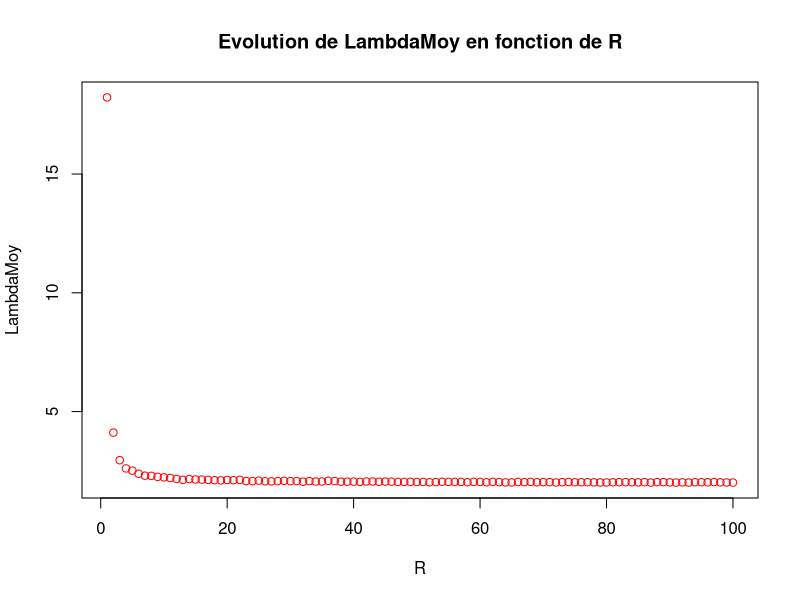
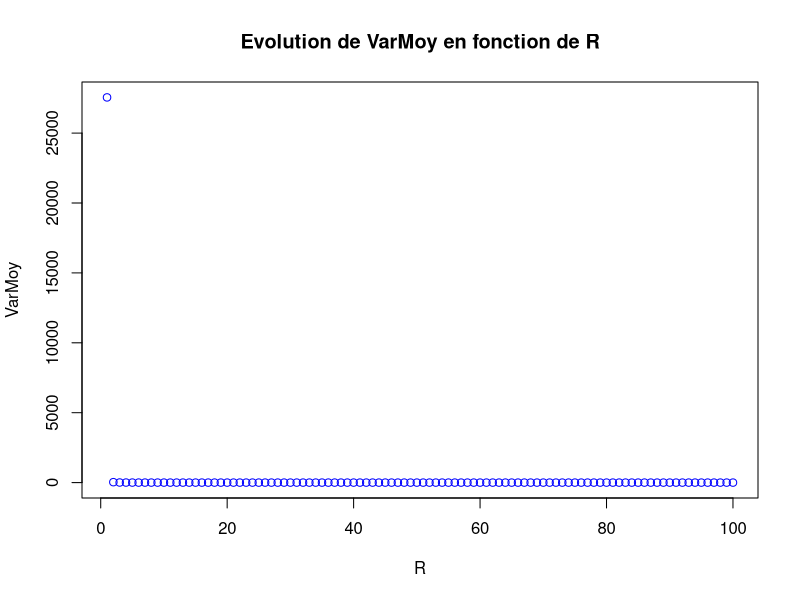

R code for these plots, in order:
##Loi exponentielle avec des données censurées
rm(list=ls())

lambda = 2
TailleEch = 100
NbIt = 1000

LambdaSimu = c(1:1000)
LambdaSimuMoy = c(1:100)
VarMoy = c(1:100)
##Nombre de données observées (non censurées)

for ( R in 1:TailleEch) {


for ( j in 1:NbIt) {
  ##Simulation de la loi
  exp = rexp(TailleEch,lambda)
  expOrd = exp[order(exp)]
  ##Estimation du paramètre lambda
  Sum = 0 
  LambdaSimu[j] = R/(sum(expOrd[1:R]) + (TailleEch-R)*expOrd[R])
}

LambdaSimuMoy[R] = mean(LambdaSimu)
VarMoy[R]= mean(LambdaSimu^2)-LambdaSimuMoy[R]^2

}

plot(c(1:TailleEch),LambdaSimuMoy,xlab="R",ylab="LambdaMoy",col="red")
title("Evolution de LambdaMoy en fonction de R")

plot(c(1:TailleEch),VarMoy,xlab="R",ylab="VarMoy",col="blue")
title("Evolution de VarMoy en fonction de R")
